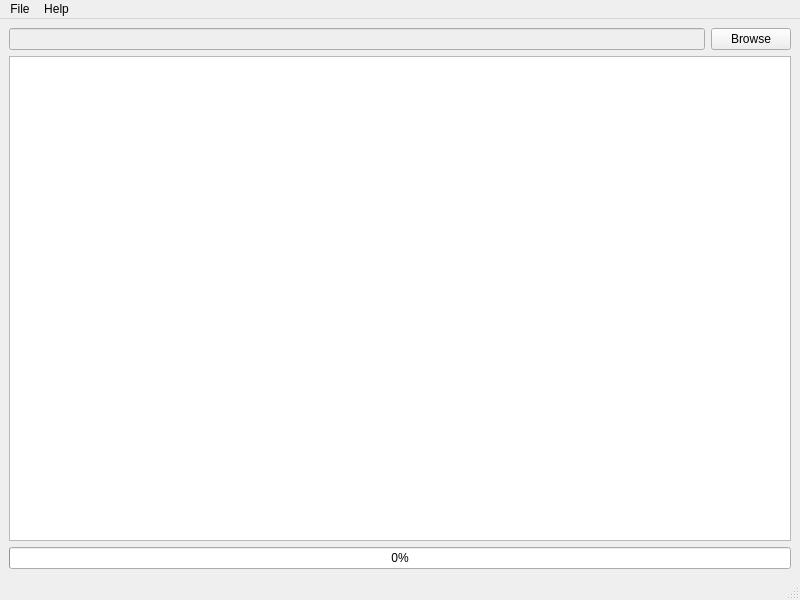
<?xml version="1.0" encoding="UTF-8"?>
<ui version="4.0">
 <class>MainWindow</class>
 <widget class="QMainWindow" name="MainWindow">
  <property name="geometry">
   <rect>
    <x>0</x>
    <y>0</y>
    <width>800</width>
    <height>600</height>
   </rect>
  </property>
  <property name="acceptDrops">
   <bool>true</bool>
  </property>
  <property name="windowTitle">
   <string>Veretino</string>
  </property>
  <widget class="QWidget" name="centralwidget">
   <layout class="QGridLayout" name="gridLayout_2">
    <item row="0" column="0">
     <layout class="QGridLayout" name="gridLayout">
      <item row="0" column="0">
       <widget class="QLineEdit" name="lineEdit">
        <property name="enabled">
         <bool>false</bool>
        </property>
        <property name="clearButtonEnabled">
         <bool>true</bool>
        </property>
       </widget>
      </item>
      <item row="1" column="0" colspan="2">
       <widget class="View" name="treeView">
        <property name="editTriggers">
         <set>QAbstractItemView::NoEditTriggers</set>
        </property>
        <property name="sortingEnabled">
         <bool>true</bool>
        </property>
       </widget>
      </item>
      <item row="0" column="1">
       <widget class="QPushButton" name="button">
        <property name="text">
         <string>Browse</string>
        </property>
       </widget>
      </item>
      <item row="2" column="0" colspan="2">
       <widget class="QProgressBar" name="progressBar">
        <property name="value">
         <number>0</number>
        </property>
        <property name="alignment">
         <set>Qt::AlignCenter</set>
        </property>
       </widget>
      </item>
     </layout>
    </item>
   </layout>
  </widget>
  <widget class="QMenuBar" name="menubar">
   <property name="geometry">
    <rect>
     <x>0</x>
     <y>0</y>
     <width>800</width>
     <height>22</height>
    </rect>
   </property>
   <widget class="QMenu" name="menuFile">
    <property name="title">
     <string>File</string>
    </property>
    <addaction name="actionOpenFolder"/>
    <addaction name="actionOpenJson"/>
    <addaction name="separator"/>
    <addaction name="actionShowFs"/>
    <addaction name="separator"/>
    <addaction name="actionSettings"/>
   </widget>
   <widget class="QMenu" name="menuHelp">
    <property name="title">
     <string>Help</string>
    </property>
    <addaction name="actionAbout"/>
   </widget>
   <addaction name="menuFile"/>
   <addaction name="menuHelp"/>
  </widget>
  <widget class="QStatusBar" name="statusbar"/>
  <action name="actionOpenFolder">
   <property name="text">
    <string>Open Folder</string>
   </property>
  </action>
  <action name="actionOpenJson">
   <property name="text">
    <string>Open Json DataBase</string>
   </property>
  </action>
  <action name="actionSettings">
   <property name="text">
    <string>Settings</string>
   </property>
  </action>
  <action name="actionAbout">
   <property name="text">
    <string>About</string>
   </property>
  </action>
  <action name="actionShowFs">
   <property name="text">
    <string>Show File System</string>
   </property>
  </action>
 </widget>
 <customwidgets>
  <customwidget>
   <class>View</class>
   <extends>QTreeView</extends>
   <header>src/view.h</header>
  </customwidget>
 </customwidgets>
 <resources/>
 <connections/>
</ui>
